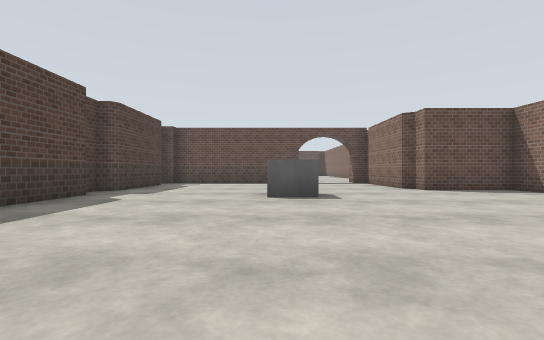
view 1 (above)

24 first-person views from a walk through a Gazebo world. The camera is 0.94 m above the floor, looks level and sees 85° across. The floor is counted in squares, 2 m on a side. Each view is taken from the middle of a square. On the plan, view 1 faces up. The plan holds only what a view shows up to about 9 squares ahead; the rest is blank. The place goes on beyond the plan. Surface patterns are stand-ins for the level's own textures.

view 2
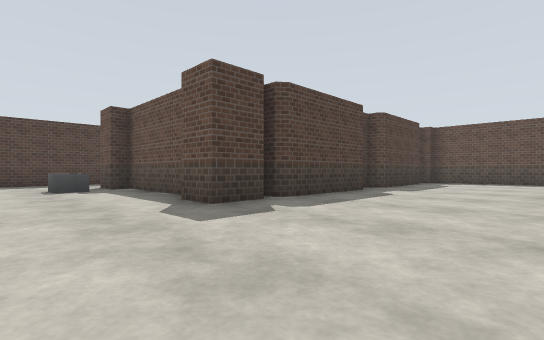

view 3
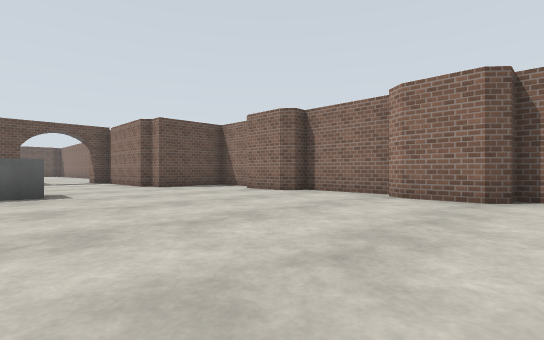

view 4
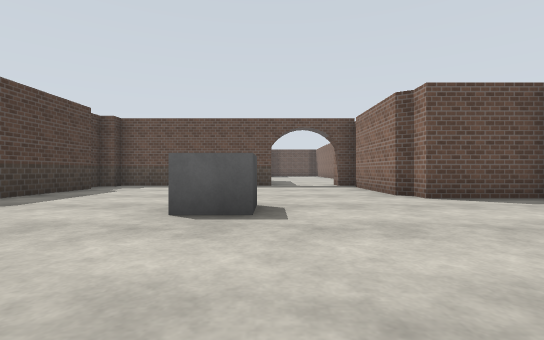

view 5
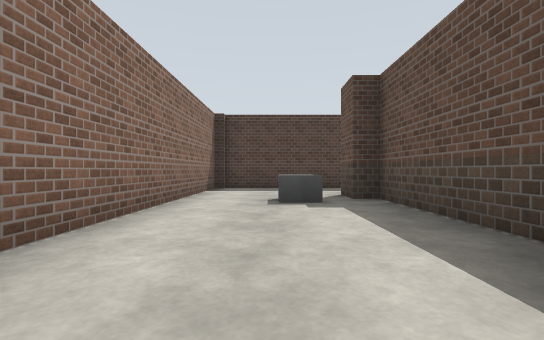

view 6
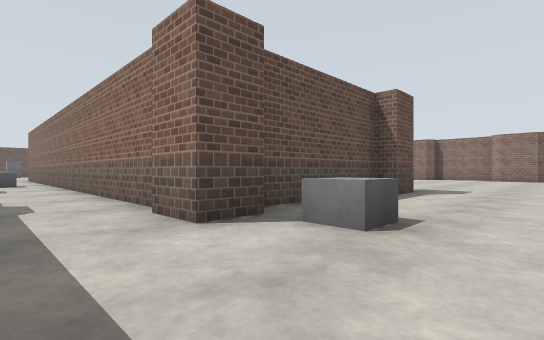

view 7
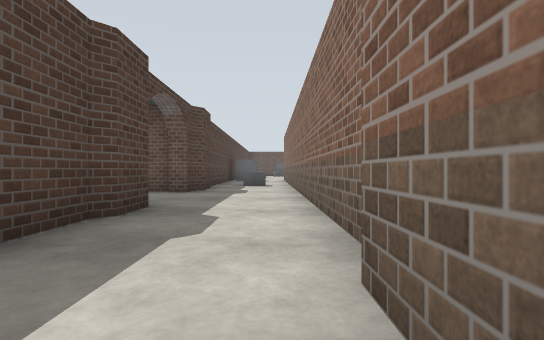

view 8
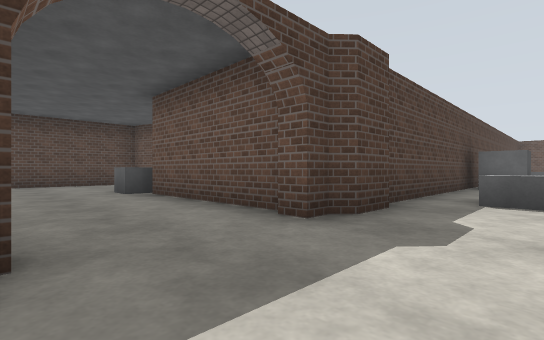

view 9
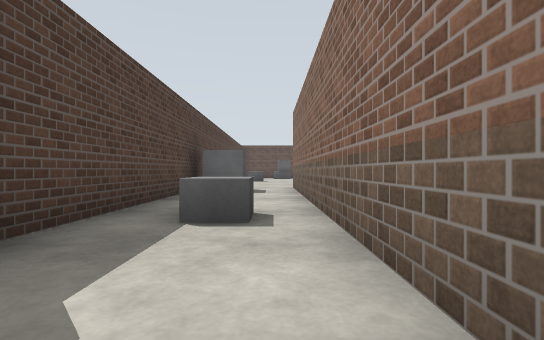

view 10
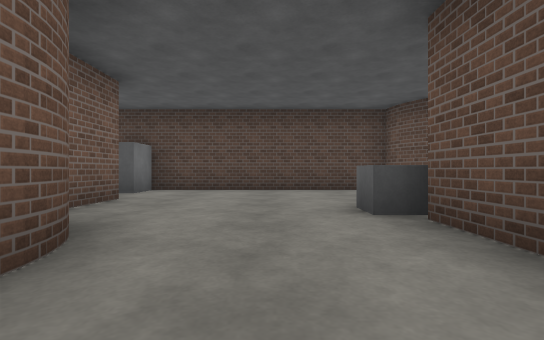

view 11
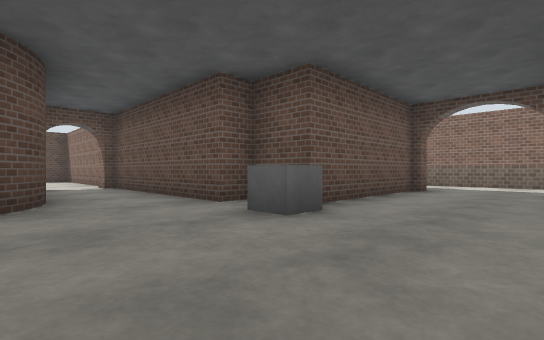

view 12
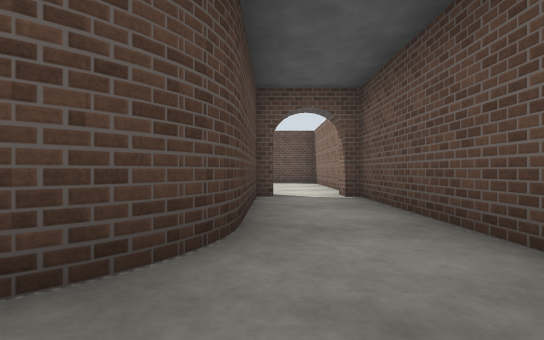

view 13
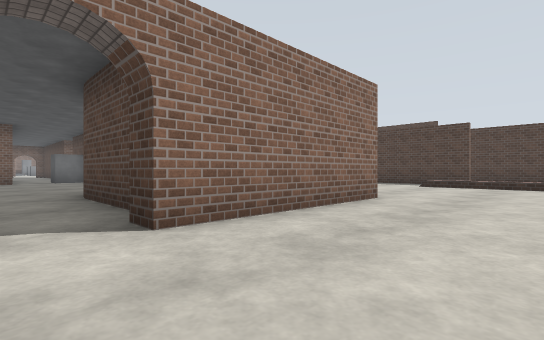

view 14
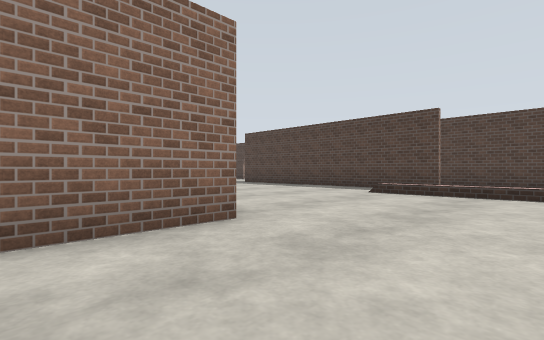

view 15
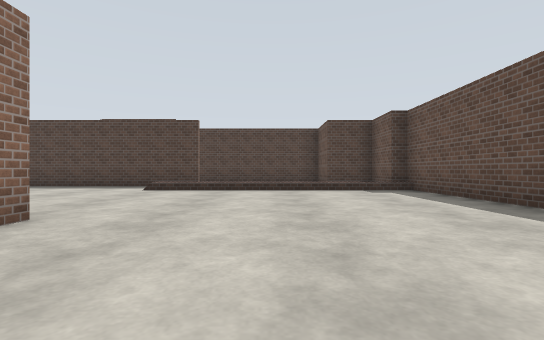

view 16
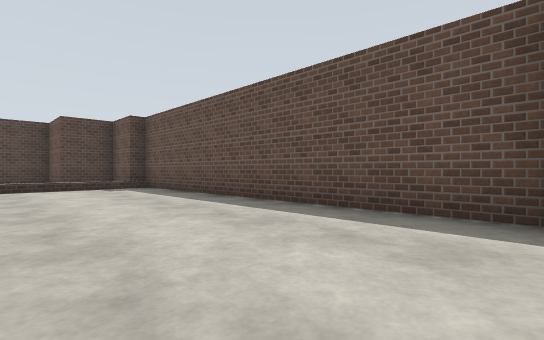

view 17
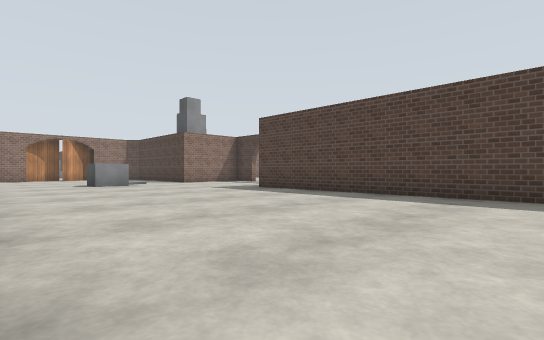

view 18
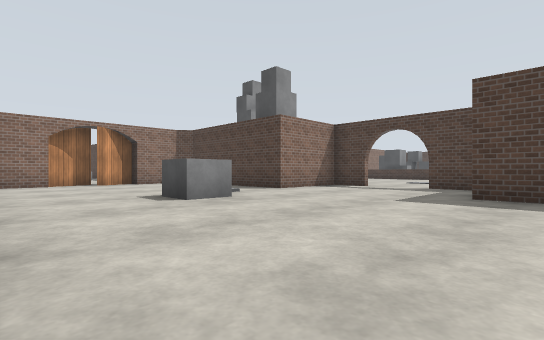

view 19
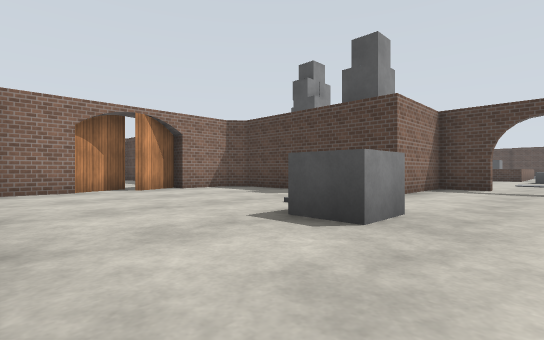

view 20
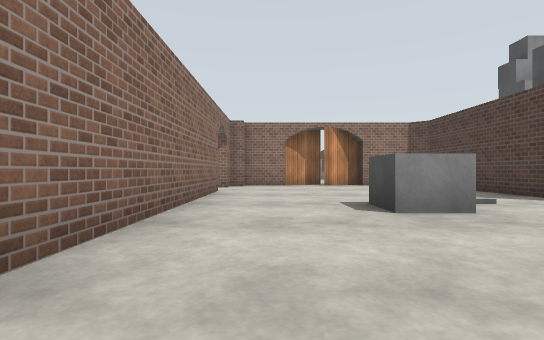

view 21
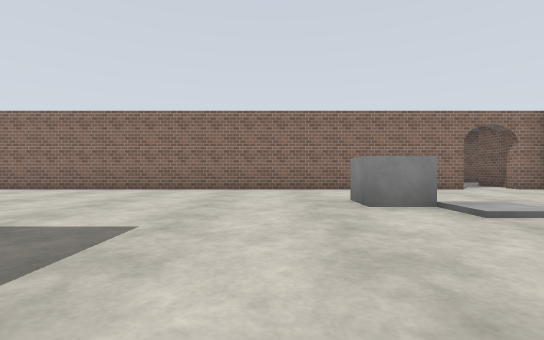

view 22
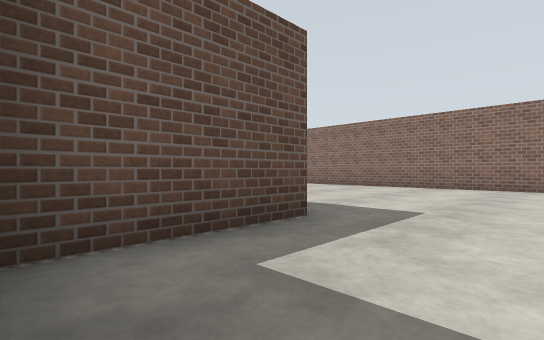

view 23
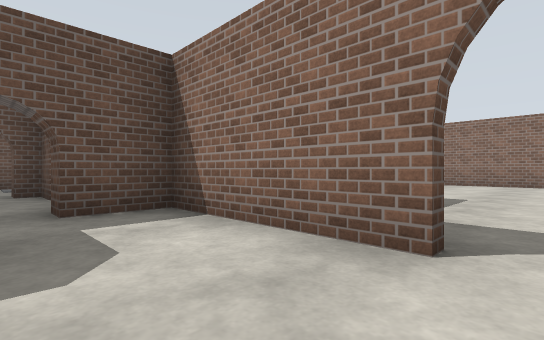

view 24
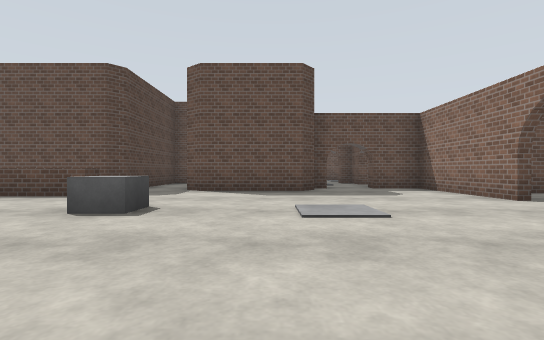

### Floor plan
Key: @ floor where view 1 was taken; # wall or solid block; . floor; / step, stairs or slope; = window, fence, low wall or low ledge.
Columns run from 39 left of view 1 to 6 right of it. Each row starts with its distance up from view 1.
 20               ########
 19              #/.......#
 18            ## /........
 17           #   /.........#
 16           #   /.........#
 15         ###   /.........#   # .#
 14           #   /.........#   ##.#
 13           # #./....####.#   #..#
 12         .#  #......###..#   #..#
 11         .#  #......###..#   #..#   #####..##
 10   #.    ..  #......###..#   #.=#   #.......#
  9   #.   #.####......###..#   #..#   #.......#
  8 ###.####..###......##....####..#   #.......#
  7     ......###......##...=#.....#   #.......###
  6  ==.......#........##..........#   #.........#
  5   .................##.......#..#   #........##
  4    .=..............##....####..#   #........##
  3     ..... #....#...###.#    #..#   #.........#
  2      ...  ###......#        #..#####.........#
  1       .     #......#        #...............##
  0             #.......        #..=.......@....##
 -1             #......#.       #................#
 -2             #########       #######

Positions as (right, up) in squares from view 1, and headings:
1: (0, 0), facing up
2: (0, -1), facing up-left
3: (0, -1), facing up-right
4: (1, 2), facing up
5: (-3, 0), facing left
6: (-10, -1), facing up-right
7: (-9, 1), facing up
8: (-9, 5), facing up-left
9: (-9, 7), facing up
10: (-12, 6), facing left
11: (-18, 5), facing up-right
12: (-17, 8), facing up
13: (-16, 16), facing down-left
14: (-19, 16), facing down-left
15: (-18, 16), facing left
16: (-17, 16), facing up-left
17: (-21, 13), facing down-left
18: (-21, 8), facing down-left
19: (-21, 5), facing down-left
20: (-22, 7), facing down
21: (-28, 5), facing right
22: (-29, 5), facing up-right
23: (-31, 5), facing up-right
24: (-33, 1), facing up
